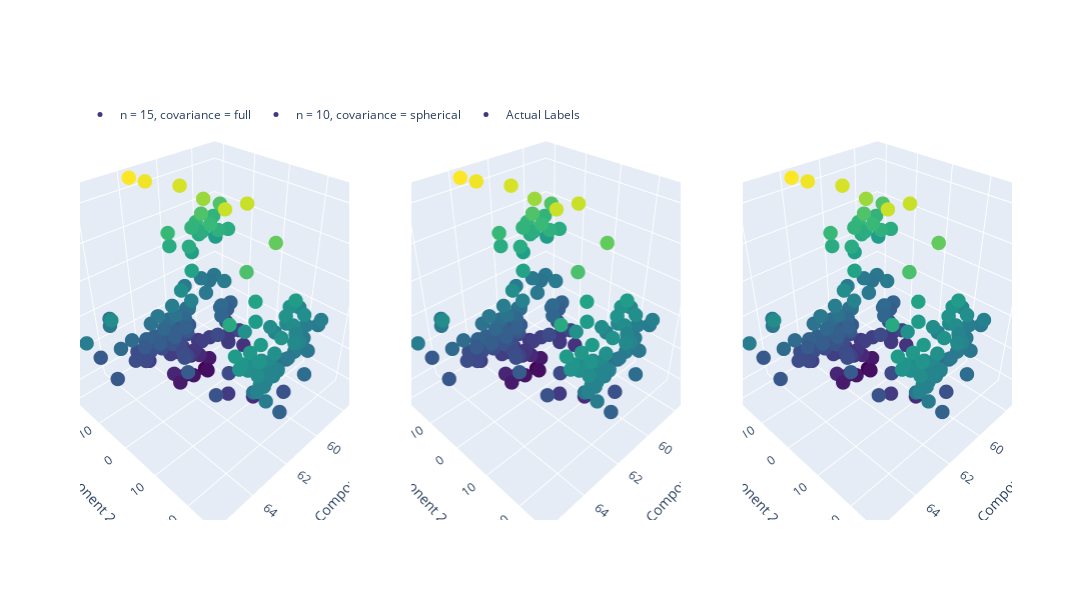

The notebook cell saved with this chart:
### Markdown cell above
Then it is compared to the actual "y" targets, as first step, a encoding transformation has to be performed before the comparison

### Code cell
# Changing unique values to numeric labels
y_label = np.zeros((len(y), 1))
target_dict = dict()
for label, tissue_type in enumerate(np.unique(y)):
    y_label = np.where(y == tissue_type, label, y_label)
    target_dict[label] = tissue_type

y_label = y_label.ravel().astype(int)

# Plotting side by side in 3D
X_plot_real = np.c_[X_plot, y_label]

colors = ["#FF5733", "#FFC300", "#C70039", "#900C3F", "#581845", "#1E8449", "#3498DB",
          "#FF33FF", "#33FFCC", "#FF6666", "#99CC99", "#3399FF", "#FF9933", "#CC33FF", "#66CCCC"]

fig = make_subplots(rows=1, cols=3, specs=[[{'type': 'scatter3d'}, {'type': 'scatter3d'}, {'type': 'scatter3d'}]])

# First two plots
for j in range(2):
    model = gaussian_models[j]
    X_plot_gauss = np.c_[X_plot, gaussian_labels[j]]
    n_components = len(np.unique(gaussian_labels[j]))
    scatter = go.Scatter3d(x=X_plot_gauss[:, 0], y=X_plot_gauss[:, 1], z=X_plot_gauss[:, 2],
                           mode='markers', marker=dict(color=X_plot_gauss[:, 2], colorscale='Viridis', size=5),
                           name=f'n = {model.n_components}, covariance = {model.covariance_type}',
                           legendgroup=f'Model {j}')

    fig.add_trace(scatter, row=1, col=j + 1)

# Third plot
scatter_real = go.Scatter3d(x=X_plot_real[:, 0], y=X_plot_real[:, 1], z=X_plot_real[:, 2],
                            mode='markers', marker=dict(color=X_plot_real[:, 2], colorscale='Viridis', size=5),
                            name='Actual Labels', legendgroup='Actual Labels')

fig.add_trace(scatter_real, row=1, col=3)

# Configuring layout
fig.update_layout(scene1=dict(xaxis_title='Component 1', yaxis_title='Component 2', zaxis_title='Component 3'),
                  scene2=dict(xaxis_title='Component 1', yaxis_title='Component 2', zaxis_title='Component 3'),
                  scene3=dict(xaxis_title='Component 1', yaxis_title='Component 2', zaxis_title='Component 3'),
                  width=1800, height=600,
                  legend=dict(x=0, y=1, traceorder='normal', orientation='h'))

fig.show()

### Figure 1 — Plotly figure (JSON) as saved in the notebook; plotly's stock layout.template omitted (floating-point values rounded to 4 significant figures; data arrays with more than 128 entries replaced by an {"elided": "..."} marker saying what was removed)
{"data": [{"legendgroup": "Model 0", "marker": {"color": {"elided": "189 float values"}, "colorscale": [[0, "#440154"], [0.1111, "#482878"], [0.2222, "#3e4989"], [0.3333, "#31688e"], [0.4444, "#26828e"], [0.5556, "#1f9e89"], [0.6667, "#35b779"], [0.7778, "#6ece58"], [0.8889, "#b5de2b"], [1, "#fde725"]], "size": 5}, "mode": "markers", "name": "n = 15, covariance = full", "scene": "scene", "type": "scatter3d", "x": {"elided": "189 float values"}, "y": {"elided": "189 float values"}, "z": {"elided": "189 float values"}}, {"legendgroup": "Model 1", "marker": {"color": {"elided": "189 float values"}, "colorscale": [[0, "#440154"], [0.1111, "#482878"], [0.2222, "#3e4989"], [0.3333, "#31688e"], [0.4444, "#26828e"], [0.5556, "#1f9e89"], [0.6667, "#35b779"], [0.7778, "#6ece58"], [0.8889, "#b5de2b"], [1, "#fde725"]], "size": 5}, "mode": "markers", "name": "n = 10, covariance = spherical", "scene": "scene2", "type": "scatter3d", "x": {"elided": "189 float values"}, "y": {"elided": "189 float values"}, "z": {"elided": "189 float values"}}, {"legendgroup": "Actual Labels", "marker": {"color": {"elided": "189 float values"}, "colorscale": [[0, "#440154"], [0.1111, "#482878"], [0.2222, "#3e4989"], [0.3333, "#31688e"], [0.4444, "#26828e"], [0.5556, "#1f9e89"], [0.6667, "#35b779"], [0.7778, "#6ece58"], [0.8889, "#b5de2b"], [1, "#fde725"]], "size": 5}, "mode": "markers", "name": "Actual Labels", "scene": "scene3", "type": "scatter3d", "x": {"elided": "189 float values"}, "y": {"elided": "189 float values"}, "z": {"elided": "189 float values"}}], "layout": {"height": 600, "legend": {"orientation": "h", "traceorder": "normal", "x": 0, "y": 1}, "scene": {"domain": {"x": [0, 0.2889], "y": [0, 1]}, "xaxis": {"title": {"text": "Component 1"}}, "yaxis": {"title": {"text": "Component 2"}}, "zaxis": {"title": {"text": "Component 3"}}}, "scene2": {"domain": {"x": [0.3556, 0.6444], "y": [0, 1]}, "xaxis": {"title": {"text": "Component 1"}}, "yaxis": {"title": {"text": "Component 2"}}, "zaxis": {"title": {"text": "Component 3"}}}, "scene3": {"domain": {"x": [0.7111, 1], "y": [0, 1]}, "xaxis": {"title": {"text": "Component 1"}}, "yaxis": {"title": {"text": "Component 2"}}, "zaxis": {"title": {"text": "Component 3"}}}, "width": 1800}}
